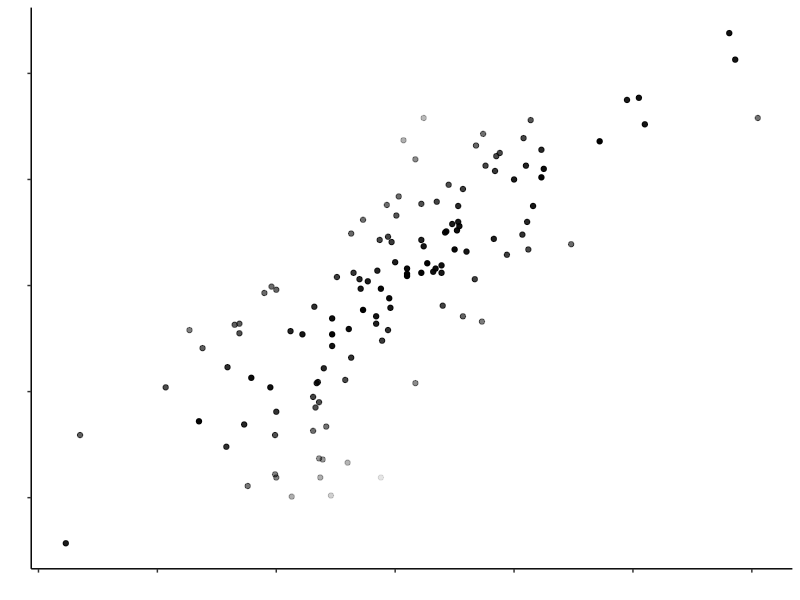
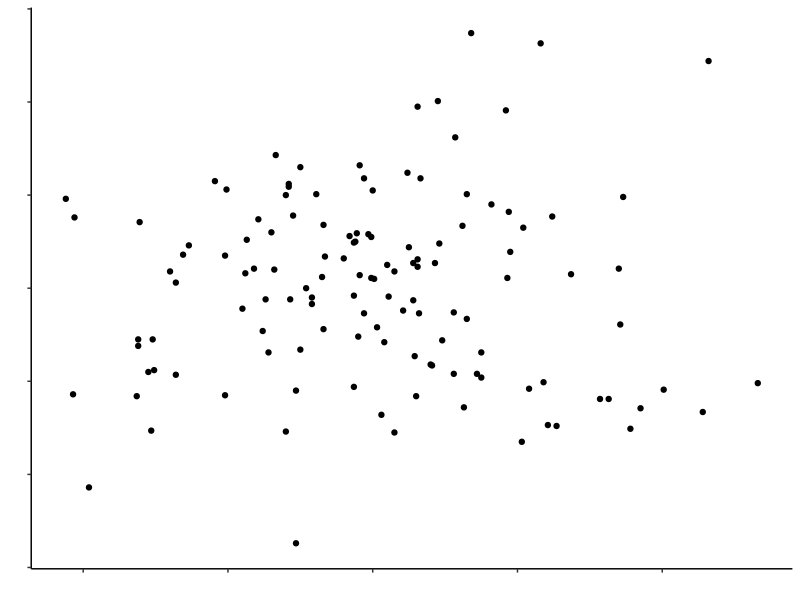
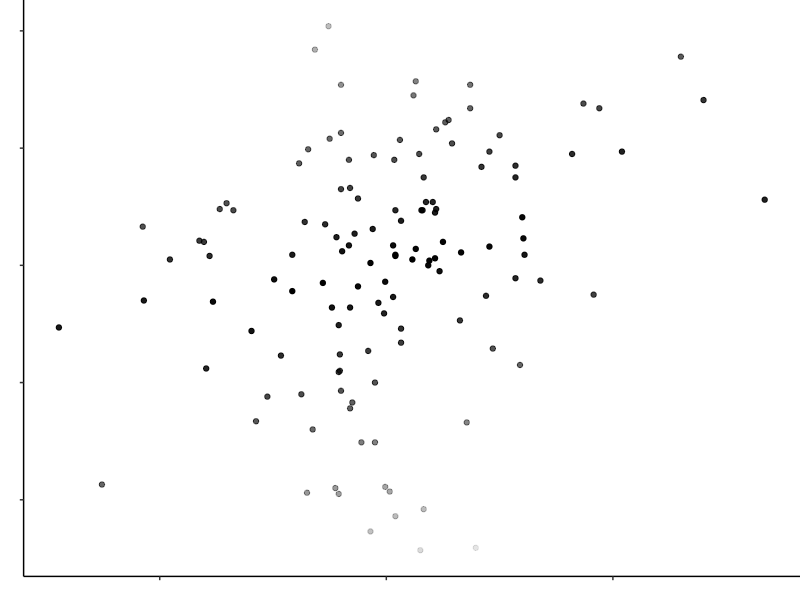
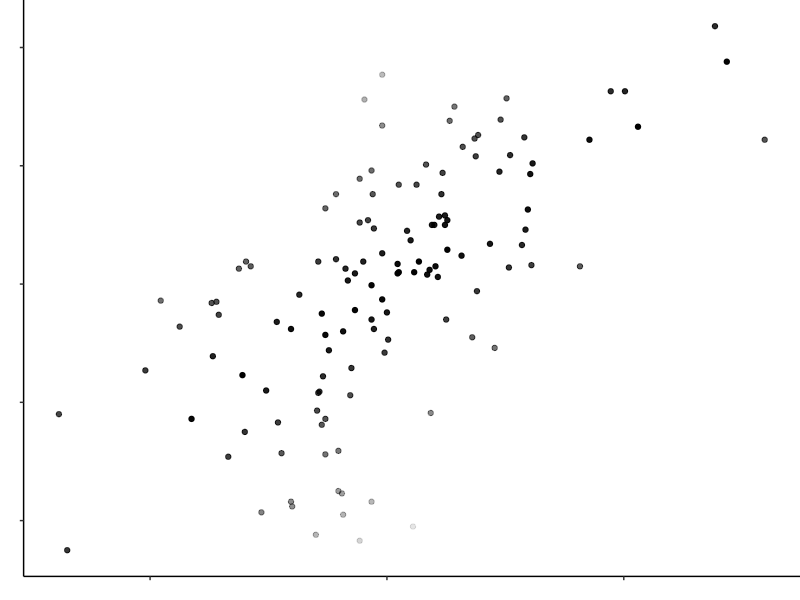
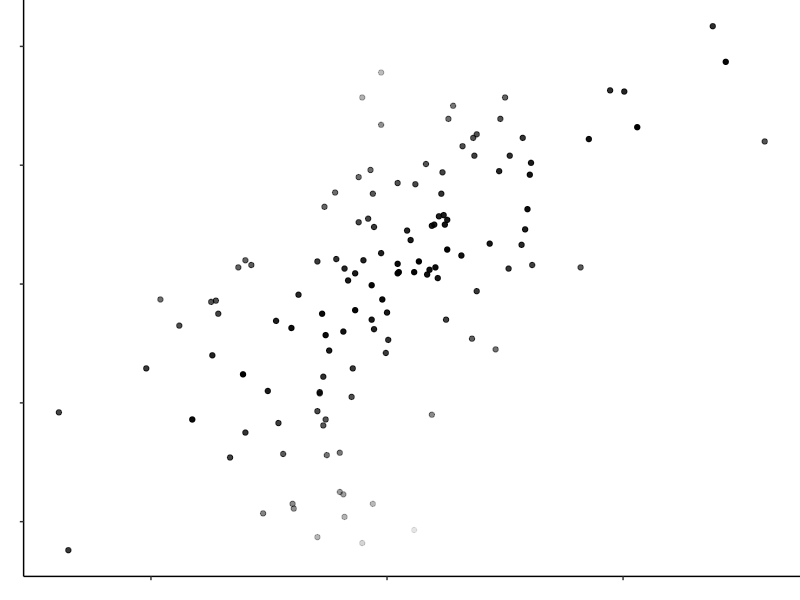
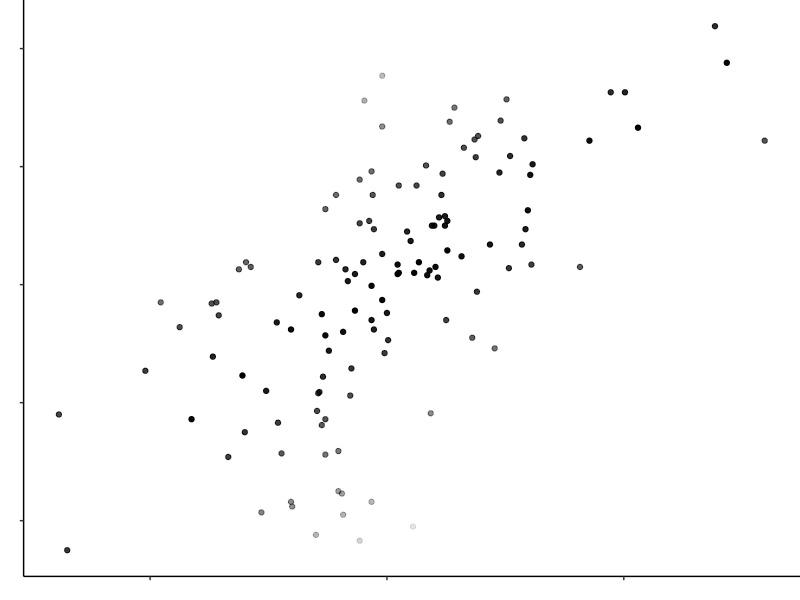
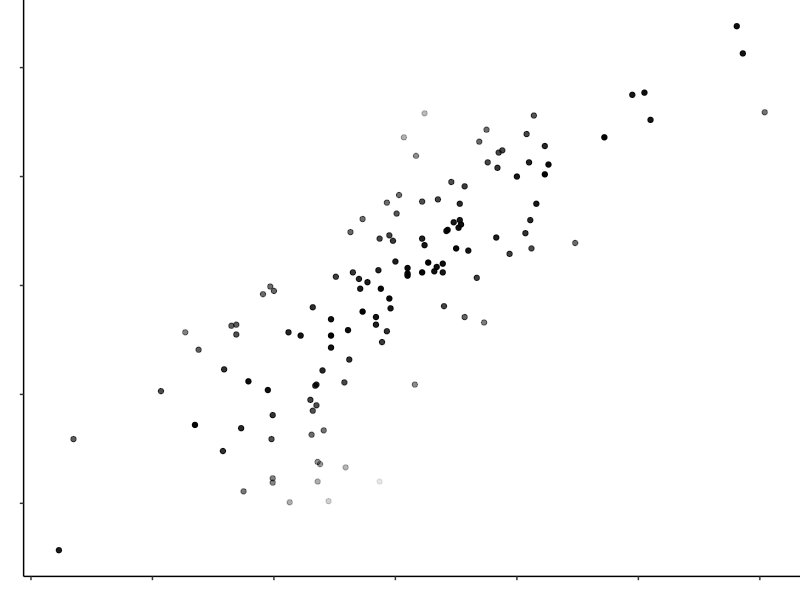
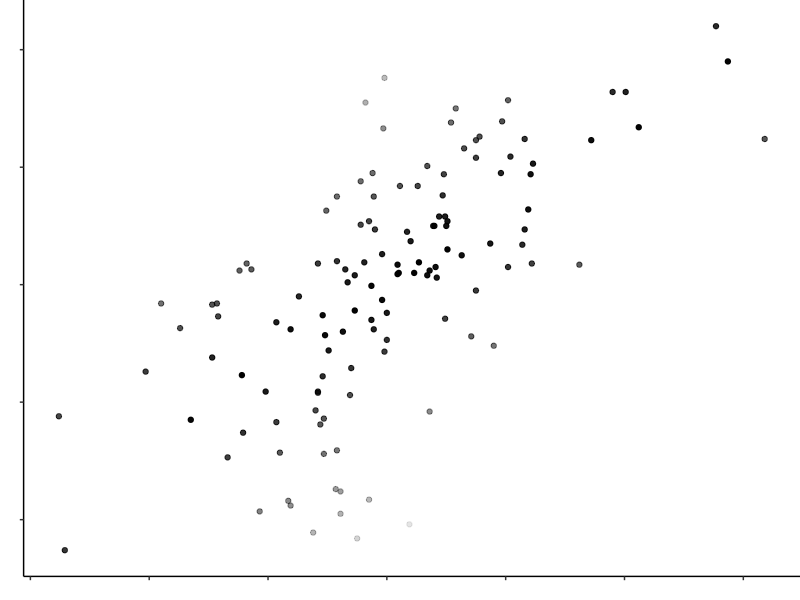

Generate these figures, in order, with R: (Note: this script raises an error after producing the figures.)
## ---- chunk 1
knitr::opts_chunk$set(echo = TRUE)
## ---- chunk 2
library(MASS)
library(tidyverse)
library(Hmisc)
library(modelr)
library(scales)
library(gtools)
## ---- chunk 3
number_of_participants = 1

number_of_trials = 30

set.seed(1234)

my_ss <- rep(1:number_of_participants, each = number_of_trials)

my_rs <- rep(runif(number_of_trials, min = 0.2, max = 0.9), number_of_participants)

correlations <- tibble(my_ss = rep(my_ss, each = 6),  my_rs = rep(my_rs, each = 6))
## ---- chunk 4

add_residual_function <- function(my_desired_r) {
  
  set.seed(1234)

  my_sample_size = 128
  
  mean_variable_1 = 0
  sd_variable_1 = 1
  
  mean_variable_2 = 0
  sd_variable_2 = 1
  
  mu <- c(mean_variable_1, mean_variable_2) 
  
  myr <- my_desired_r * sqrt(sd_variable_1) * sqrt(sd_variable_2)
  
  mysigma <- matrix(c(sd_variable_1, myr, myr, sd_variable_2), 2, 2) 
  
  corr_data = as_tibble(mvrnorm(my_sample_size, mu, mysigma, empirical = TRUE))
  
  corr_model <- lm(V2 ~ V1, data = corr_data)
  
  my_residuals <- abs(residuals(corr_model))
  
  data_with_resid <- round(cbind(corr_data, my_residuals), 2)
  
  return(sum(data_with_resid$my_residuals))
  
}
## ---- chunk 5
r_vec <- correlations$my_rs
res_vec <- c()
## ---- chunk 6
set.seed(1234)

for(value in r_vec) {
  new_value <- add_residual_function(value)
  res_vec <- c(res_vec, new_value) 
}
## ---- chunk 7
item_no <- rep(1:30, each = 6)
full_data <- cbind(item_no, correlations, res_vec)
## ---- chunk 8
set.seed(1234)

my_sample_size = 128

my_desired_r = 0.8

mean_variable_1 = 0
sd_variable_1 = 1

mean_variable_2 = 0
sd_variable_2 = 1

mu <- c(mean_variable_1, mean_variable_2) 

myr <- my_desired_r * sqrt(sd_variable_1) * sqrt(sd_variable_2)

mysigma <- matrix(c(sd_variable_1, myr, myr, sd_variable_2), 2, 2) 

corr_data = as_tibble(mvrnorm(my_sample_size, mu, mysigma, empirical = TRUE))

corr_model <- lm(V2 ~ V1, data = corr_data)

my_residuals <- abs(residuals(corr_model))

data_with_resid <- round(cbind(corr_data, my_residuals), 2)

ggplot(data_with_resid, aes(x = V1, y = V2)) +
  geom_point(aes(alpha = -my_residuals))  +
  #geom_smooth(method = "lm", se = FALSE) +
  labs(x = "", y = "") +
  theme_classic() +
  theme(axis.text = element_blank()) +
  theme(legend.position = "None")

## ---- chunk 9
set.seed(1234)

my_sample_size = 128

my_desired_r = 

mean_variable_1 = 0
sd_variable_1 = 1

mean_variable_2 = 0
sd_variable_2 = 1

mu <- c(mean_variable_1, mean_variable_2) 

myr <- my_desired_r * sqrt(sd_variable_1) * sqrt(sd_variable_2)

mysigma <- matrix(c(sd_variable_1, myr, myr, sd_variable_2), 2, 2) 

corr_data = as_tibble(mvrnorm(my_sample_size, mu, mysigma, empirical = TRUE))

corr_model <- lm(V2 ~ V1, data = corr_data)

my_residuals <- abs(residuals(corr_model))

data_with_resid <- round(cbind(corr_data, my_residuals), 2)

ggplot(data_with_resid, aes(x = V1, y = V2)) +
  geom_point()  +
  #geom_smooth(method = "lm", se = FALSE) +
  labs(x = "", y = "") +
  theme_classic() +
  theme(axis.text = element_blank()) +
  theme(legend.position = "None")
## ---- chunk 10
# This function generates plots with the point contrast encoding (Y condition). As the experiment is 3*2, 3 x 30
# plots are needed with the encoding, 30 of each for the small (S), medium (M), and large (L) conditions. This is 
# accomplished by changing the second name argument in the ggsave function. See the comment on line 215 for more 
# detail. NB This chunk must be run again to update the function when changing the size labeling.

plot_generation_with_enc_function <- function(my_desired_r) {
  set.seed(1234)
  
  my_sample_size = 128
  
  mean_variable_1 = 0
  sd_variable_1 = 1
  
  mean_variable_2 = 0
  sd_variable_2 = 1
  
  mu <- c(mean_variable_1, mean_variable_2) 
  
  myr <- my_desired_r * sqrt(sd_variable_1) * sqrt(sd_variable_2)
  
  mysigma <- matrix(c(sd_variable_1, myr, myr, sd_variable_2), 2, 2) 
  
  corr_data = as_tibble(mvrnorm(my_sample_size, mu, mysigma, empirical = TRUE))
  
  corr_model <- lm(V2 ~ V1, data = corr_data)
  
  my_residuals <- abs(residuals(corr_model))
  
  data_with_resid <- round(cbind(corr_data, my_residuals), 2)

test_plot <- ggplot(data_with_resid, aes(x = V1, y = V2)) +
  geom_point(aes(alpha = -my_residuals))  +
  labs(x = "", y = "") +
  theme_classic() +
  theme(axis.text = element_blank()) +
  theme(plot.margin = unit(c(0,0,0,0), "cm")) +
  theme(legend.position = "None")

ggsave(test_plot,filename=paste0(counter, "S", "Y",".png"), # Currently set up to generate graphs labeled "small".
       device = "png",                                      # Change to "M" or "L" as necessary.
       bg = "white",
       path = "all_plots",
       units = "px",
       width = 1200,
       height = 1200,
)

return()
}
## ---- chunk 11
# This loop iterates the function above over the 30 r values in my_rs without the point contrast encoding.

counter = 1
for (value in my_rs) {
  plot_generation_with_enc_function(value)
  if (counter > 0) {
    counter = counter + 1
  }
  }
## ---- chunk 12
# This function generates plots without the point contrast encoding (N condition). As the experiment is 3*2, 3 x 30
# plots are needed without the encoding, 30 of each for the small (S), medium (M), and large (L) conditions. This is 
# accomplished by changing the second name argument in the ggsave function. See the comment on line 283 for more 
# detail. NB This chunk must be run again to update the function when changing the size labeling.

plot_generation_without_enc_function <- function(my_desired_r) {
  set.seed(1234)
  
  my_sample_size = 128
  
  mean_variable_1 = 0
  sd_variable_1 = 1
  
  mean_variable_2 = 0
  sd_variable_2 = 1
  
  mu <- c(mean_variable_1, mean_variable_2) 
  
  myr <- my_desired_r * sqrt(sd_variable_1) * sqrt(sd_variable_2)
  
  mysigma <- matrix(c(sd_variable_1, myr, myr, sd_variable_2), 2, 2) 
  
  corr_data = as_tibble(mvrnorm(my_sample_size, mu, mysigma, empirical = TRUE))
  
  corr_model <- lm(V2 ~ V1, data = corr_data)
  
  my_residuals <- abs(residuals(corr_model))
  
  data_with_resid <- round(cbind(corr_data, my_residuals), 2)

test_plot <- ggplot(data_with_resid, aes(x = V1, y = V2)) +
  geom_point()  +
  labs(x = "", y = "") +
  theme_classic() +
  theme(axis.text = element_blank()) +
  theme(plot.margin = unit(c(0,0,0,0), "cm")) +
  theme(legend.position = "None")

ggsave(test_plot,filename=paste0(counter, "S", "N",".png"), # Currently set up to generate graphs labeled small.
       device = "png",                                      # Change to "M" or "L" as necessary.
       bg = "white",
       path = "all_plots",
       units = "px",
       width = 1200,
       height = 1200,
)

return()
}
## ---- chunk 13
# This loop iterates the function above over the 30 r values in my_rs without the point contrast encoding.

counter = 1
for (value in my_rs) {
  plot_generation_without_enc_function(value)
  if (counter > 0) {
    counter = counter + 1
  }
  }
## ---- chunk 14
images <- mixedsort(list.files(path = "all_plots"))

plot_labels <- rep(c("all_plots/"), each = 180)

plots_with_labels <- paste(plot_labels, images, sep = "")

final_data <- full_data %>%
  select(-c(item_no, my_ss))

unique_item_no <- c(1:180)

instructions <- rep(c(""), each = 180)

data_with_plots <- cbind(unique_item_no, final_data, plots_with_labels, images)
## ---- chunk 15
mask_gen_function <- function() {

x <- LETTERS[1:20]
y <- paste0("var", seq(1,20))
data <- expand.grid(X=x, Y=y)
data$Z <- round(runif(400, 0, 1))

mask <- ggplot(data, aes(X, Y, fill= Z)) + 
  geom_tile() +
  scale_fill_gradient(low = "white", high = "black") +
  theme_void() +
  theme(legend.position = "None")

ggsave(mask,filename=paste("mask", counter,".png",sep=""),
       device = "png",
       bg = "white",
       path = "masks",
       units = "px",
       width = 1200,
       height = 1200,)
}

counter = 1
for (i in 1:186) {
  mask_gen_function()
  if (counter > 0) {
    counter = counter + 1
  }
}

masks <- mixedsort(list.files(path = "masks"))

mask_labels <- rep(c("masks/"), each = 186)

masks_with_labels <- paste(mask_labels, masks, sep = "")
## ---- chunk 16
size_w <- rep(c(0.86, 0.86, 0.34, 0.34, 0.215, 0.215), times = 30)

size_h <- rep(c(0.86, 0.86, 0.34, 0.34, 0.215, 0.215), times = 30)

data_with_sizes <- cbind(data_with_plots, size_h, size_w, instructions)
## ---- chunk 17
my_rs <- rep(c(0, 1), times = c(3, 3))

res_vec <- rep(c(0), times = 6)

plots_with_labels <- head(plots_with_labels)

images <- head(images)

unique_item_no <- c(181:186)

size_h <- rep(c(0.34), times = 6)

size_w <- rep(c(0.34), times = 6)

instructions <- rep(c("Please ignore the correlation displayed and set the slider to 0.",
                      "Please ignore the correlation displayed and set the slider to 1."),
                    times = c(3, 3))

attention_checks <- cbind(unique_item_no, my_rs, res_vec, plots_with_labels, images,
                          size_h, size_w, instructions)
## ---- chunk 18
E1_full_data <- rbind(data_with_sizes, attention_checks) %>%
  cbind(masks_with_labels)

write.csv(E1_full_data, "E1_full_data.csv", row.names = FALSE)
## ---- chunk 19
dir.create("practice_plots")

number_of_participants = 1

number_of_trials = 2

set.seed(12345)

my_ss <- rep(1:number_of_participants, each = number_of_trials)

my_rs <- rep(runif(number_of_trials, min = 0.2, max = 0.9), number_of_participants)

correlations <- tibble(my_ss, my_rs)
## ---- chunk 20
practice_plot_generation_without_enc_function <- function(my_desired_r) {
  set.seed(1234)
  
  my_sample_size = 128
  
  mean_variable_1 = 0
  sd_variable_1 = 1
  
  mean_variable_2 = 0
  sd_variable_2 = 1
  
  mu <- c(mean_variable_1, mean_variable_2) 
  
  myr <- my_desired_r * sqrt(sd_variable_1) * sqrt(sd_variable_2)
  
  mysigma <- matrix(c(sd_variable_1, myr, myr, sd_variable_2), 2, 2) 
  
  corr_data = as_tibble(mvrnorm(my_sample_size, mu, mysigma, empirical = TRUE))
  
  corr_model <- lm(V2 ~ V1, data = corr_data)
  
  my_residuals <- abs(residuals(corr_model))
  
  data_with_resid <- round(cbind(corr_data, my_residuals), 2)

test_plot <- ggplot(data_with_resid, aes(x = V1, y = V2)) +
  geom_point()  +
  labs(x = "", y = "") +
  theme_classic() +
  theme(axis.text = element_blank()) +
  theme(plot.margin = unit(c(0,0,0,0), "cm")) +
  theme(legend.position = "None")

ggsave(test_plot,filename=paste0(counter,"P",".png"), 
       device = "png",
       bg = "white",
       path = "practice_plots",
       units = "px",
       width = 1200,
       height = 1200,
)

return()
}
## ---- chunk 21

counter = 1
for (value in my_rs) {
  practice_plot_generation_without_enc_function(value)
  if (counter > 0) {
    counter = counter + 1
  }
  }
## ---- chunk 22
practice_images <- mixedsort(list.files(path = "practice_plots"))

size_h_p <- rep(c(0.34), times = 2)

size_w_p <- rep(c(0.34), times = 2)

practice_data <- cbind(practice_images, size_h_p, size_w_p)

write.csv(practice_data, "practice_plots.csv", row.names = FALSE)
